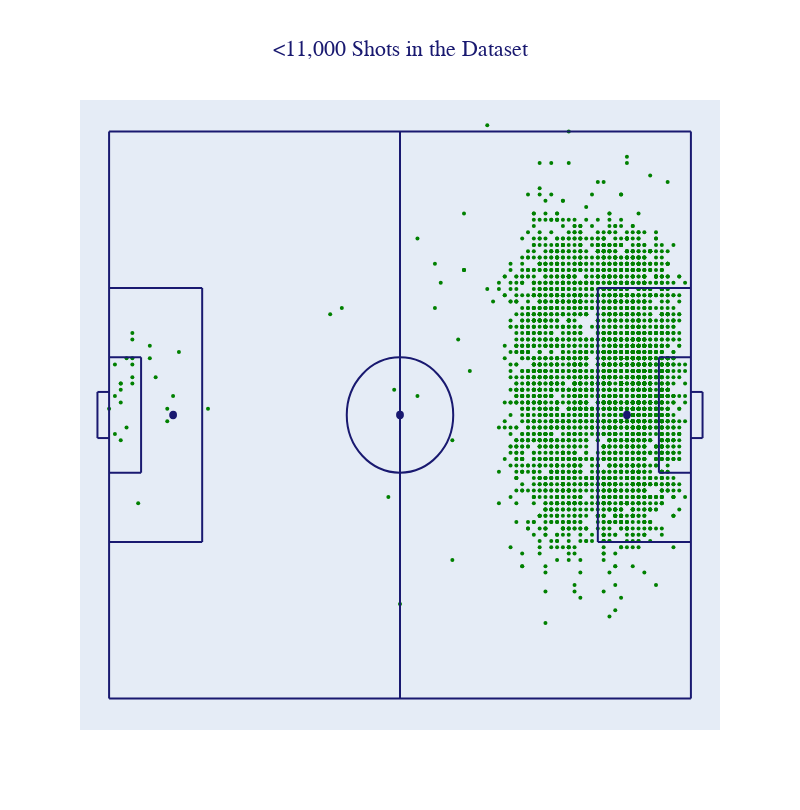

The cell this chart's notebook holds for it:
### Code cell
# Visualise shots

## Define fonts
title_font='Arial'
main_font='Arial'

## Set background colour
background = 'city-blue'    # aliceblue

## Define hover data

### 
#_ng_distance_to_centerM = df_no_goals['distance_to_centerM']
#_ng_angle = df_no_goals['angle']

### 
#np.random.seed(0)
#customdata = np.dstack((_ng_distance_to_centerM , _ng_angle))


## Draw the pitch
fig = draw_pitch_plotly(colour=background, size=1, len_field=100, wid_field=90)


## Add scatter plot points to existing figure

### No Goal
fig.add_trace(go.Scatter(x=df_no_goals['x'],
                         y=df_no_goals['y'],
                         mode='markers',
                         name='No Goal',
                        #customdata=np.dstack((_ng_distance_to_centerM, _ng_angle)),
                         hovertemplate=('<b>X-coordinate</b>: %{x:.2f}<br>'+\
                                        '<b>Y-coordinate</b>: %{y:.2f}<br>'
                                       #'<b>Distance to the Goal (M)</b>: %{customdata[0]:.3f}<br>'+\
                                       #'<b>Shot Angle</b>: %{customdata[1]:.3f}<br>'
                                       ),
                         marker=dict(size=4,
                                     color='red'
                                    )
                        )
             )

### Goals
fig.add_trace(go.Scatter(x=df_goals['x'],
                         y=df_goals['y'],
                         mode='markers',
                         name='Goal',
                         hovertemplate=('<b>X-coordinate</b>: %{x:.2f}<br>'+\
                                        '<b>Y-coordinate</b>: %{y:.2f}<br>'
                                       ),
                         marker=dict(size=4,
                                     color='green'
                                    )
                        )
             )


## Update figure layout
fig.update_layout(title={'text': '<11,000 Shots in the Dataset',
                         'y':0.95,
                         'x':0.5,
                         'xanchor': 'center',
                         'yanchor': 'top'},
                  legend_title='Outcome',
                  font_family=main_font,
                  font_color='black',
                  title_font_family=title_font,
                  title_font_color='midnightblue',
                  title_font_size=22,
                  legend_title_font_color='black',
                  legend={'traceorder':'reversed'},
                 #width=795,
                 #height=510,
                  hoverlabel=dict(bgcolor='white',
                                  font_size=13,
                                  font_family=main_font
                                )
                 )


## Save figure
if not os.path.exists(fig_dir_opta + '/opta_shots_v_full_pitch_std.png'):
    fig.savefig(fig_dir_opta + '/opta_shots_v_full_pitch_std.png', bbox_inches='tight', dpi=300)
else:
    pass


## Show figure
fig.show()

### Figure 1 — Plotly figure (JSON) as saved in the notebook; plotly's stock layout.template omitted (floating-point values rounded to 4 significant figures; data arrays with more than 128 entries replaced by an {"elided": "..."} marker saying what was removed)
{"data": [{"hovertemplate": "<b>X-coordinate</b>: %{x:.2f}<br><b>Y-coordinate</b>: %{y:.2f}<br>", "marker": {"color": "red", "size": 4}, "mode": "markers", "name": "No Goal", "type": "scatter", "x": [], "y": []}, {"hovertemplate": "<b>X-coordinate</b>: %{x:.2f}<br><b>Y-coordinate</b>: %{y:.2f}<br>", "marker": {"color": "green", "size": 4}, "mode": "markers", "name": "Goal", "type": "scatter", "x": {"elided": "5004 int values"}, "y": {"elided": "5004 int values"}}], "layout": {"autosize": false, "font": {"color": "black", "family": "Arial"}, "height": 810, "hoverlabel": {"bgcolor": "white", "font": {"family": "Arial", "size": 13}}, "legend": {"title": {"font": {"color": "black"}, "text": "Outcome"}, "traceorder": "reversed"}, "plot_bgcolor": "rgba(240,248,255)", "shapes": [{"line": {"color": "midnightblue", "width": 2}, "type": "line", "x0": 50, "x1": 50, "y0": 0, "y1": 90}, {"line": {"color": "midnightblue", "width": 2}, "type": "line", "x0": 0, "x1": 16, "y0": 65.16, "y1": 65.16}, {"line": {"color": "midnightblue", "width": 2}, "type": "line", "x0": 16, "x1": 16, "y0": 65.16, "y1": 24.84}, {"line": {"color": "midnightblue", "width": 2}, "type": "line", "x0": 16, "x1": 0, "y0": 24.84, "y1": 24.84}, {"line": {"color": "midnightblue", "width": 2}, "type": "line", "x0": 0, "x1": 5.5, "y0": 35.84, "y1": 35.84}, {"line": {"color": "midnightblue", "width": 2}, "type": "line", "x0": 5.5, "x1": 5.5, "y0": 35.84, "y1": 54.16}, {"line": {"color": "midnightblue", "width": 2}, "type": "line", "x0": 5.5, "x1": 0, "y0": 54.16, "y1": 54.16}, {"line": {"color": "midnightblue", "width": 2}, "type": "line", "x0": 100, "x1": 84, "y0": 65.16, "y1": 65.16}, {"line": {"color": "midnightblue", "width": 2}, "type": "line", "x0": 84, "x1": 84, "y0": 65.16, "y1": 24.84}, {"line": {"color": "midnightblue", "width": 2}, "type": "line", "x0": 84, "x1": 100, "y0": 24.84, "y1": 24.84}, {"line": {"color": "midnightblue", "width": 2}, "type": "line", "x0": 100, "x1": 94.5, "y0": 35.84, "y1": 35.84}, {"line": {"color": "midnightblue", "width": 2}, "type": "line", "x0": 94.5, "x1": 94.5, "y0": 35.84, "y1": 54.16}, {"line": {"color": "midnightblue", "width": 2}, "type": "line", "x0": 94.5, "x1": 100, "y0": 54.16, "y1": 54.16}, {"fillcolor": "midnightblue", "line": {"color": "midnightblue"}, "type": "circle", "x0": 10.5, "x1": 11.5, "xref": "x", "y0": 44.5, "y1": 45.5, "yref": "y"}, {"fillcolor": "midnightblue", "line": {"color": "midnightblue"}, "type": "circle", "x0": 88.5, "x1": 89.5, "xref": "x", "y0": 44.5, "y1": 45.5, "yref": "y"}, {"fillcolor": "midnightblue", "line": {"color": "midnightblue"}, "type": "circle", "x0": 49.5, "x1": 50.5, "xref": "x", "y0": 44.5, "y1": 45.5, "yref": "y"}, {"line": {"color": "midnightblue"}, "type": "circle", "x0": 40.85, "x1": 59.15, "xref": "x", "y0": 35.85, "y1": 54.15, "yref": "y"}, {"line": {"color": "midnightblue", "width": 2}, "type": "line", "x0": 0, "x1": 100, "y0": 0, "y1": 0}, {"line": {"color": "midnightblue", "width": 2}, "type": "line", "x0": 0, "x1": 0, "y0": 0, "y1": 90}, {"line": {"color": "midnightblue", "width": 2}, "type": "line", "x0": 0, "x1": 100, "y0": 90, "y1": 90}, {"line": {"color": "midnightblue", "width": 2}, "type": "line", "x0": 100, "x1": 100, "y0": 0, "y1": 90}, {"line": {"color": "midnightblue", "width": 2}, "type": "line", "x0": 0, "x1": -2, "y0": 41.34, "y1": 41.34}, {"line": {"color": "midnightblue", "width": 2}, "type": "line", "x0": 0, "x1": -2, "y0": 48.66, "y1": 48.66}, {"line": {"color": "midnightblue", "width": 2}, "type": "line", "x0": -2, "x1": -2, "y0": 41.34, "y1": 48.66}, {"line": {"color": "midnightblue", "width": 2}, "type": "line", "x0": 100, "x1": 102, "y0": 41.34, "y1": 41.34}, {"line": {"color": "midnightblue", "width": 2}, "type": "line", "x0": 100, "x1": 102, "y0": 48.66, "y1": 48.66}, {"line": {"color": "midnightblue", "width": 2}, "type": "line", "x0": 102, "x1": 102, "y0": 41.34, "y1": 48.66}], "title": {"font": {"color": "midnightblue", "family": "Arial", "size": 22}, "text": "<11,000 Shots in the Dataset", "x": 0.5, "xanchor": "center", "y": 0.95, "yanchor": "top"}, "width": 800, "xaxis": {"range": [-5, 105], "showgrid": false, "showticklabels": false, "zeroline": false}, "yaxis": {"range": [-5, 95], "showgrid": false, "showticklabels": false, "zeroline": false}}}
